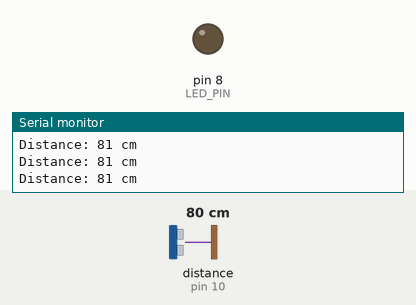
Recording of a sketch running on a simulated Arduino Uno, built with avr-gcc and run on an emulated ATmega328P. Parts: output pins drawn as LEDs (lit = HIGH), the last lines printed to the serial monitor. The inputs (shaded band) are chosen by the test bench; at power-on: distance to the obstacle (sensor on pin 10) 80 cm. The echo pulse lasts 58.3 µs per cm.

Above: at 1.2 s.
1.3 s: distance to the obstacle (sensor on pin 10) set to 21 cm
2.8 s: distance to the obstacle (sensor on pin 10) set to 17 cm
At 3.3 s:
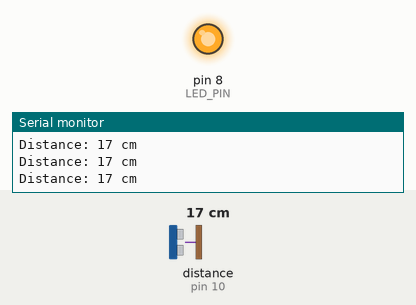
4.3 s: distance to the obstacle (sensor on pin 10) set to 35 cm
At 5.5 s:
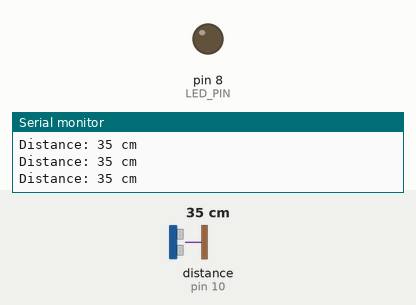
5.8 s: distance to the obstacle (sensor on pin 10) set to 2 cm
At 7.0 s:
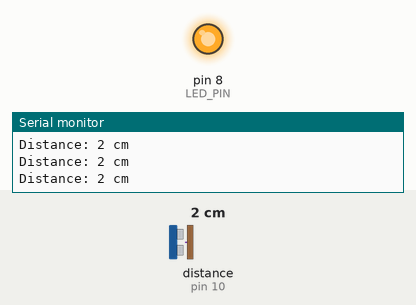
Timing chart, 0 to 8.3 s (numbered marks = the images above; inputs shaded):
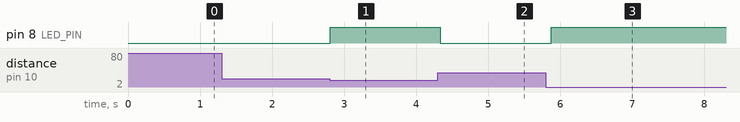

Measured:
- the behaviour switches between 20 and 19 cm on distance to the obstacle (sensor on pin 10) (found by bisection; images 0 and 1)
- after the input at 2.8 s, pin 8 (LED_PIN): LOW → HIGH at once
- after the input at 4.3 s, pin 8 (LED_PIN): HIGH → LOW at once
- after the input at 5.8 s, pin 8 (LED_PIN): LOW → HIGH after 0.08 s

The sketch:

USS_and_Light.ino
```cpp
#include <NewPing.h>

#define TRIG_PIN 9
#define ECHO_PIN 10
#define MAX_DISTANCE 200  // Maximum distance we want to measure (in centimeters)
#define LED_PIN 8

NewPing sonar(TRIG_PIN, ECHO_PIN, MAX_DISTANCE);

void setup() {
  pinMode(LED_PIN, OUTPUT);  // Set the LED pin as an output
  Serial.begin(9600);        // Begin serial communication for debugging
}

void loop() {
  // Get the distance in centimeters
  int distance = sonar.ping_cm();
  Serial.print("Distance: ");
  Serial.print(distance);
  Serial.println(" cm");

  // Check if the distance is within the desired range (e.g., less than 20 cm)
  if (distance > 0 && distance < 20) {
    digitalWrite(LED_PIN, HIGH);  // Turn on the LED
  } else {
    digitalWrite(LED_PIN, LOW);   // Turn off the LED
  }

  delay(100);  // Wait for a short period before the next measurement
}
```
